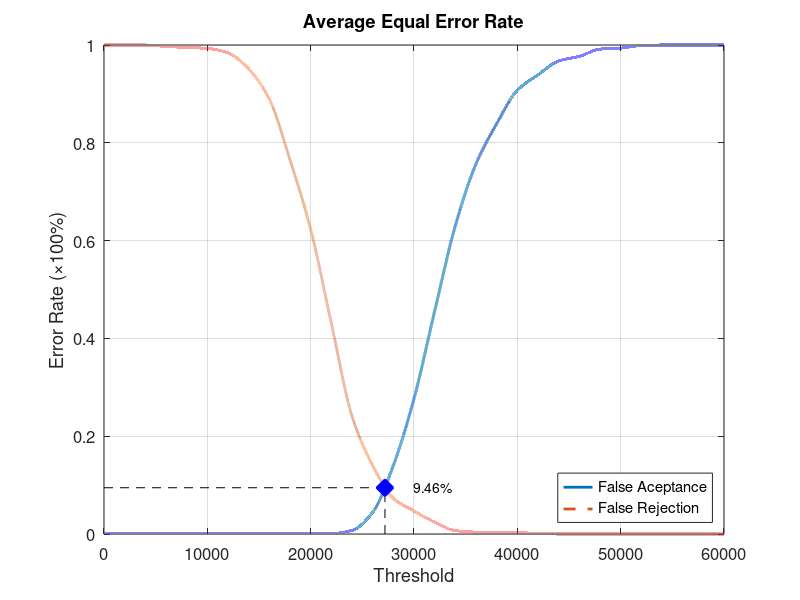
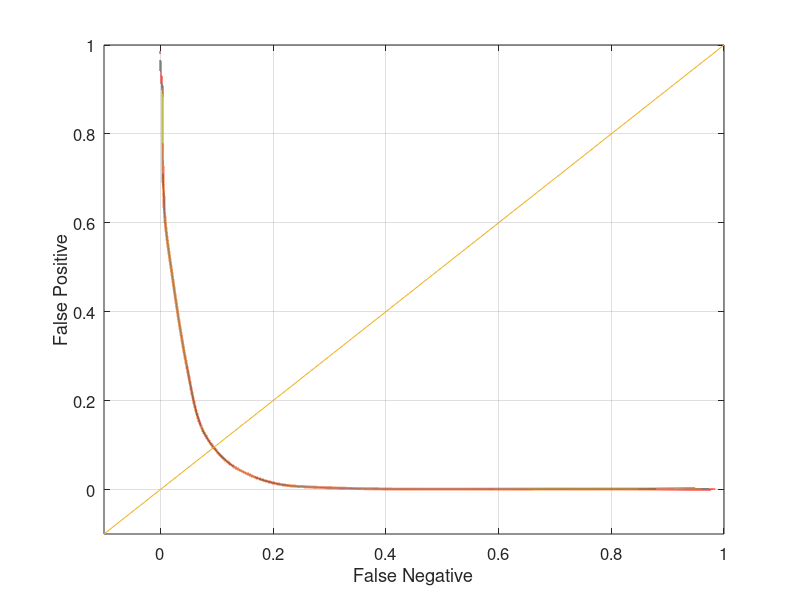

The MATLAB source for these figures, in order:
function yEER = Database3Average
close all;
clear;
clc;
x = 0:2000:60000;
xq = 0:0.5:60000;

y0 = [0 0.00105263 0.00105263 0.00105263 0.00105263 0.00105263 0.00105263 0.00105263 0.00105263 0.00105263 0.00105263 0.00105263 0.00736842 0.0442105 0.14 0.276842 0.455789 0.630526 0.756842 0.838947 0.907368 0.938947 0.967368 0.976842 0.991579 0.993684 0.998947 1 1 1 1];
yy0 = interp1(x, y0, xq, 'pchip');
y1 = [1 1 1 0.997 0.995 0.993 0.984 0.951 0.889 0.765 0.623 0.431 0.241 0.14 0.073 0.047 0.024 0.007 0.004 0.004 0.003 0.001 0 0 0 0 0 0 0 0 0];
yy1 = interp1(x, y1, xq, 'pchip');

% Calculating EER: 
y2 = abs(y0 - y1);
find(y2 == min(y2))
yy2 = abs(yy0 - yy1);
xEER = find(yy2 == min(yy2));
xEERIndex = xq(xEER) % X-axis EER
yEER = yy0(xEER) % Y-axis EER

main = figure
plot(xq, yy0,'-','LineWidth', 2);	hold on
plot(xq, yy1,'--','LineWidth', 2);	hold on
plot([xEERIndex xEERIndex], [0 yEER], 'k--');	hold on
plot([0 xEERIndex], [yEER yEER], 'k--');	hold on
plot(xEERIndex, yEER, 'bx', 'LineWidth', 10);	hold on
text(xEERIndex + 10 * xEERIndex / 100, yEER, [num2str(round((10000 * yEER)) / 100) '%'])
legend('False Aceptance', 'False Rejection', 'Location', 'SouthEast')
xlabel('Threshold')
ylabel('Error Rate (\times100%)')
title('Average Equal Error Rate')
set(gca, 'FontSize', 12)
axis([0 60000 0 1])
grid on

print(main, 'Database3AverageMain', '-dpng');
FNRxFPR = figure('Color', [1 1 1]);
plot(yy1, yy0, '-', yy1, yy0, 'LineWidth', 2);
hold on
y = -0.1:0.1:1
plot(y, y); 
set(gca, 'FontSize', 12)
xlabel('False Negative')
ylabel('False Positive')
axis([-0.1 1 -0.1 1])
set(gca, 'FontSize', 12)
grid on

print(FNRxFPR, 'Database3AverageFNRxFPR','-dpng');
end
